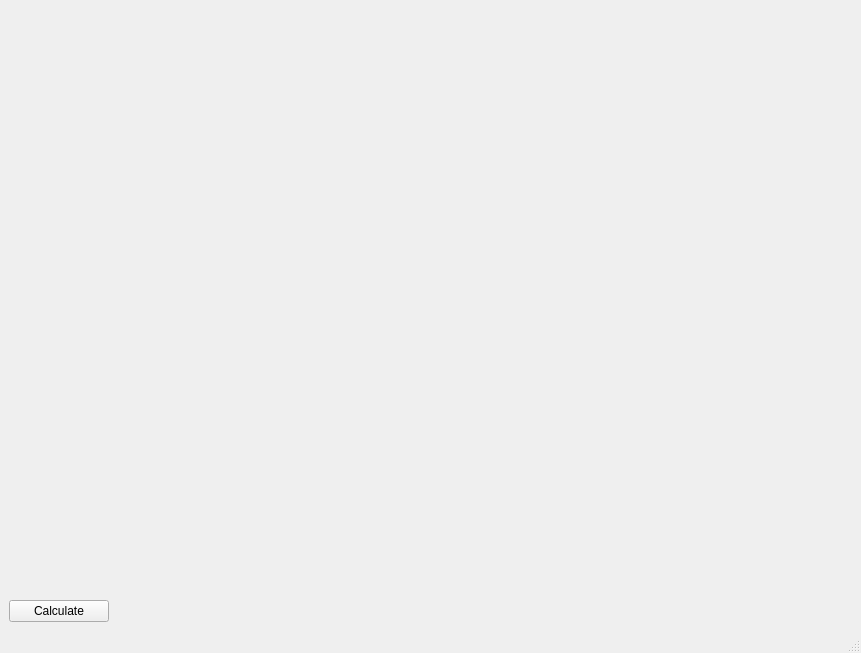
<?xml version="1.0" encoding="UTF-8"?>
<ui version="4.0">
 <class>MainWindow</class>
 <widget class="QMainWindow" name="MainWindow">
  <property name="geometry">
   <rect>
    <x>0</x>
    <y>0</y>
    <width>861</width>
    <height>653</height>
   </rect>
  </property>
  <property name="windowTitle">
   <string>MainWindow</string>
  </property>
  <widget class="QWidget" name="centralwidget">
   <layout class="QVBoxLayout" name="verticalLayout">
    <item>
     <widget class="QCustomPlot" name="customPlot" native="true">
      <property name="minimumSize">
       <size>
        <width>0</width>
        <height>0</height>
       </size>
      </property>
      <property name="maximumSize">
       <size>
        <width>16777215</width>
        <height>16777215</height>
       </size>
      </property>
      <zorder>btnCalculate</zorder>
     </widget>
    </item>
    <item>
     <widget class="QPushButton" name="btnCalculate">
      <property name="maximumSize">
       <size>
        <width>100</width>
        <height>16777215</height>
       </size>
      </property>
      <property name="text">
       <string>Calculate</string>
      </property>
     </widget>
    </item>
   </layout>
  </widget>
  <widget class="QMenuBar" name="menubar">
   <property name="geometry">
    <rect>
     <x>0</x>
     <y>0</y>
     <width>861</width>
     <height>26</height>
    </rect>
   </property>
  </widget>
  <widget class="QStatusBar" name="statusbar"/>
 </widget>
 <customwidgets>
  <customwidget>
   <class>QCustomPlot</class>
   <extends>QWidget</extends>
   <header location="global">QCustomPlot.h</header>
   <container>1</container>
  </customwidget>
 </customwidgets>
 <resources/>
 <connections/>
</ui>
